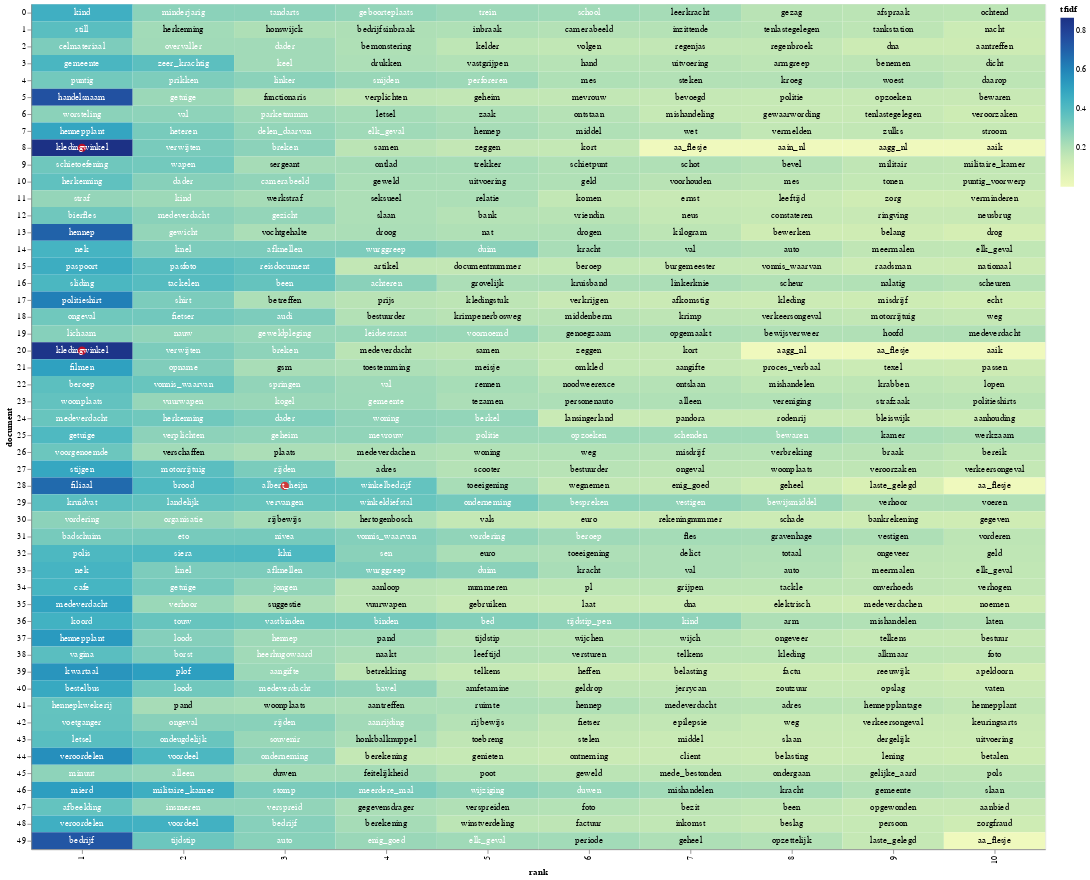

The cell this chart's notebook holds for it:
### Code cell
import altair as alt
import numpy as np

# 18 = 0 / 19 = 1 / 20 = 2 / 21 = 3

a = 0

# Terms in this list will get a red dot in the visualization
term_list = ['kledingwinkel', 'albert_heijn'] # Highlight the words of interest

# adding a little randomness to break ties in term ranking
top_tfidf_plusRand = top_idfs[a].copy()
top_tfidf_plusRand = top_tfidf_plusRand.iloc[:500,]
top_tfidf_plusRand['tfidf'] = top_tfidf_plusRand['tfidf'] + np.random.rand(top_tfidf_plusRand.shape[0])*0.0001

# base for all visualizations, with rank calculation
base = alt.Chart(top_tfidf_plusRand).encode(
    x = 'rank:O',
    y = 'document:N'
).transform_window(
    rank = "rank()",
    sort = [alt.SortField("tfidf", order="descending")],
    groupby = ["document"],
)

# heatmap specification
heatmap = base.mark_rect().encode(
    color = 'tfidf:Q'
)

# red circle over terms in above list
circle = base.mark_circle(size=100).encode(
    color = alt.condition(
        alt.FieldOneOfPredicate(field='term', oneOf=term_list),
        alt.value('red'),
        alt.value('#FFFFFF00')        
    )
)

# text labels, white for darker heatmap colors
text = base.mark_text(baseline='middle').encode(
    text = 'term:N',
    color = alt.condition(alt.datum.tfidf >= 0.23, alt.value('white'), alt.value('black'))
)

# display the three superimposed visualizations
(heatmap + circle + text).properties(width = 1200)

### Figure 1 — Vega-Lite specification as saved in the notebook (floating-point values rounded to 4 significant figures; data arrays with more than 128 entries replaced by an {"elided": "..."} marker saying what was removed)
{"config": {"view": {"continuousWidth": 400, "continuousHeight": 300}}, "layer": [{"mark": "rect", "encoding": {"color": {"field": "tfidf", "type": "quantitative"}, "x": {"field": "rank", "type": "ordinal"}, "y": {"field": "document", "type": "nominal"}}, "transform": [{"window": [{"op": "rank", "field": "", "as": "rank"}], "groupby": ["document"], "sort": [{"field": "tfidf", "order": "descending"}]}]}, {"mark": {"type": "circle", "size": 100}, "encoding": {"color": {"condition": {"value": "red", "test": {"field": "term", "oneOf": ["kledingwinkel", "albert_heijn"]}}, "value": "#FFFFFF00"}, "x": {"field": "rank", "type": "ordinal"}, "y": {"field": "document", "type": "nominal"}}, "transform": [{"window": [{"op": "rank", "field": "", "as": "rank"}], "groupby": ["document"], "sort": [{"field": "tfidf", "order": "descending"}]}]}, {"mark": {"type": "text", "baseline": "middle"}, "encoding": {"color": {"condition": {"value": "white", "test": "(datum.tfidf >= 0.23)"}, "value": "black"}, "text": {"field": "term", "type": "nominal"}, "x": {"field": "rank", "type": "ordinal"}, "y": {"field": "document", "type": "nominal"}}, "transform": [{"window": [{"op": "rank", "field": "", "as": "rank"}], "groupby": ["document"], "sort": [{"field": "tfidf", "order": "descending"}]}]}], "data": {"name": "data-d6a32e41897f55e5482b68885c05b4eb"}, "width": 1200, "$schema": "https://vega.github.io/schema/vega-lite/v4.17.0.json", "datasets": {"data-d6a32e41897f55e5482b68885c05b4eb": {"elided": "500 records"}}}
